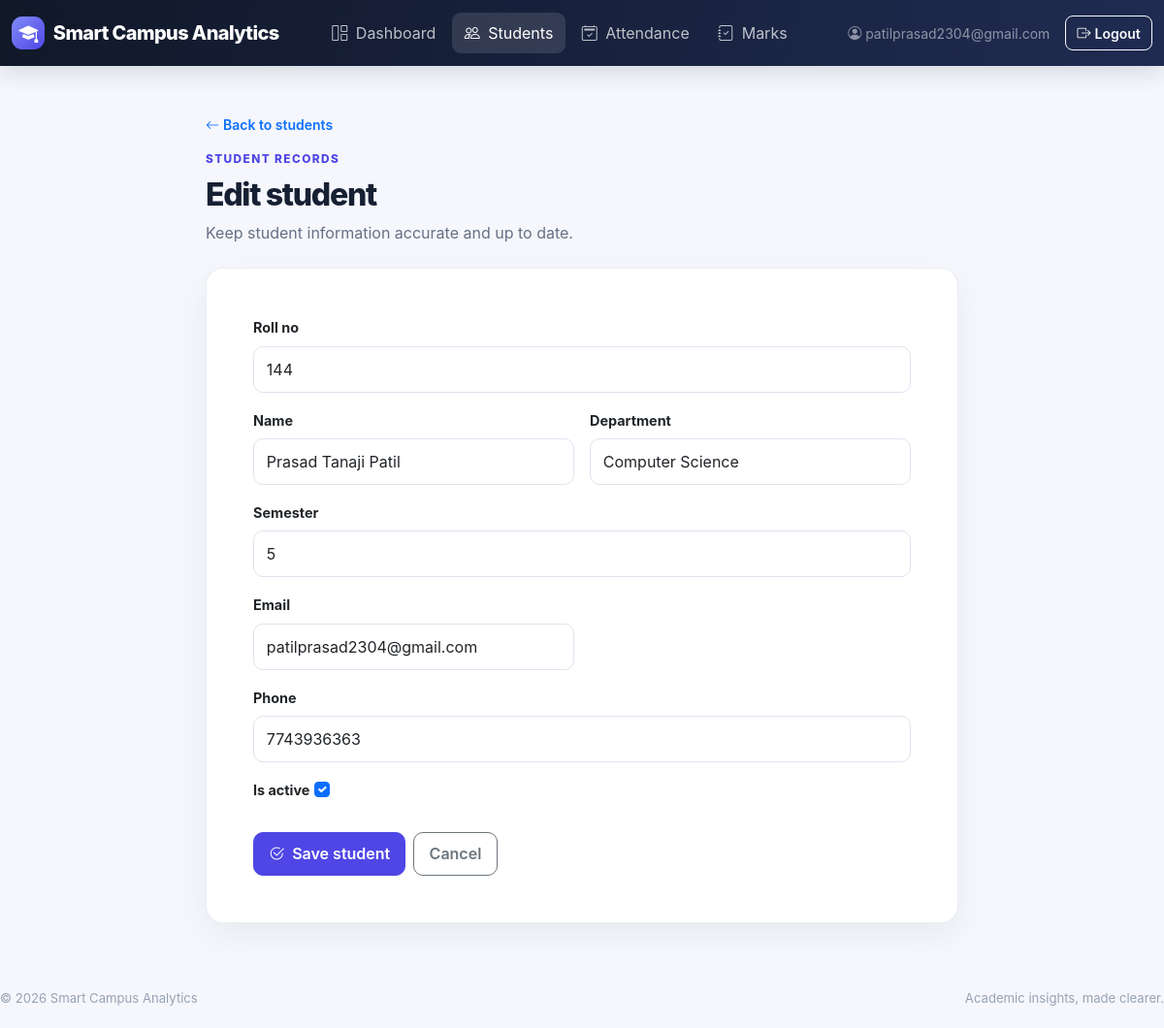
The page /students/1/edit/ (signed in) on the database its author committed.
### portal/models.py (models this page shows, shortened)
class Student(models.Model):
    roll_no = models.CharField(max_length=30, unique=True, db_index=True)
    name = models.CharField(max_length=150, db_index=True)
    department = models.CharField(max_length=100, db_index=True)
    semester = models.PositiveSmallIntegerField(validators=[MinValueValidator(1), MaxValueValidator(12)])
    email = models.EmailField(blank=True)
    phone = models.CharField(max_length=30, blank=True)
    is_active = models.BooleanField(default=True)
    created_at = models.DateTimeField(auto_now_add=True)
    updated_at = models.DateTimeField(auto_now=True)
    class Meta:
        ordering = ["name"]
        indexes = [
            models.Index(fields=["department", "semester"]),
            models.Index(fields=["is_active", "name"]),
        ]

### portal/views.py (the view)
# urls.py: path("students/<int:pk>/edit/", views.student_edit, name="student_edit"),
@require_http_methods(["GET", "POST"])
def student_edit(request, pk):
    _ensure_user(request)
    if not can_manage_students(request.user):
        raise PermissionDenied("Only administrators can edit student profiles.")
    student = get_object_or_404(Student, pk=pk)
    form = StudentForm(request.POST or None, instance=student)
    if request.method == "POST" and form.is_valid():
        form.save()
        messages.success(request, "Student details updated.")
        return redirect("students")
    return render(request, "student_form.html", {"form": form, "heading": "Edit student", "student": student})

### portal/forms.py
class StudentForm(StyledModelForm):
    class Meta:
        model = Student
        fields = ["roll_no", "name", "department", "semester", "email", "phone", "is_active"]
        widgets = {"is_active": forms.CheckboxInput()}

### portal/permissions.py (called while the page is built)
def can_manage_students(user):
    return (
        user.is_authenticated
        and (
            user.is_superuser
            or user.groups.filter(
                name__in=["Admin", "Teacher"]
            ).exists()
        )
    )

### portal/views.py (called while the page is built)
def _ensure_user(request):
    if not request.user.is_authenticated:
        raise PermissionDenied("Please sign in to continue.")

### templates/student_form.html (shortened to what this page needs)
{% extends "base.html" %}
{% block content %}
<div class="row justify-content-center">
  <div class="col-12 col-xl-8">
    <div class="mb-4"><a href="{% url 'students' %}" class="text-decoration-none small fw-semibold"><i class="bi bi-arrow-left me-1"></i>Back to students</a><div class="section-kicker mt-3 mb-2">Student records</div><h1 class="page-title h2 mb-2">{{ heading }}</h1><p class="page-subtitle mb-0">Keep student information accurate and up to date.</p></div>
    <div class="card"><div class="card-body p-4 p-lg-5">
      <form method="post" novalidate>{% csrf_token %}
        <div class="row g-3">
        {% for field in form %}
          <div class="col-12 {% if field.name == 'name' or field.name == 'email' or field.name == 'department' %}col-md-6{% endif %}">
            <label class="form-label" for="{{ field.id_for_label }}">{{ field.label }}</label>
            {{ field }}
          </div>
        {% endfor %}
        </div>
        <div class="d-flex flex-wrap gap-2 mt-4"><button class="btn btn-primary"><i class="bi bi-check2-circle me-2"></i>Save student</button><a class="btn btn-outline-secondary" href="{% url 'students' %}">Cancel</a></div>
      </form>
    </div></div>
  </div>
</div>
{% endblock %}

### templates/base.html (shortened to what this page needs)
<!DOCTYPE html>
<html lang="en">
<head>
  <link href="https://cdn.jsdelivr.net/npm/bootstrap@5.3.3/dist/css/bootstrap.min.css" rel="stylesheet">
  <link href="https://cdn.jsdelivr.net/npm/bootstrap-icons@1.11.3/font/bootstrap-icons.min.css" rel="stylesheet">
</head>
<body>
<nav class="navbar navbar-expand-lg navbar-dark sticky-top">
  <div class="container-fluid page-wrap py-1">
    <a class="navbar-brand d-flex align-items-center" href="{% url 'dashboard' %}">
      <span class="brand-mark"><i class="bi bi-mortarboard-fill"></i></span>
      <span>Smart Campus<span class="d-none d-sm-inline"> Analytics</span></span>
    </a>
    {% if user.is_authenticated %}
    <div class="collapse navbar-collapse" id="mainNav">
      <div class="navbar-nav me-auto ms-lg-4 mt-3 mt-lg-0">
        <a class="nav-link {% if request.resolver_match.url_name == 'dashboard' %}active{% endif %}" href="{% url 'dashboard' %}"><i class="bi bi-grid-1x2 me-1"></i> Dashboard</a>
        <a class="nav-link {% if request.resolver_match.url_name == 'students' or request.resolver_match.url_name == 'student_add' or request.resolver_match.url_name == 'student_edit' or request.resolver_match.url_name == 'student_delete' %}active{% endif %}" href="{% url 'students' %}"><i class="bi bi-people me-1"></i> Students</a>
        <a class="nav-link {% if request.resolver_match.url_name == 'attendance' %}active{% endif %}" href="{% url 'attendance' %}"><i class="bi bi-calendar2-check me-1"></i> Attendance</a>
        <a class="nav-link {% if request.resolver_match.url_name == 'marks' %}active{% endif %}" href="{% url 'marks' %}"><i class="bi bi-journal-check me-1"></i> Marks</a>
      </div>
      <div class="d-flex align-items-center gap-3 mt-3 mt-lg-0 pb-3 pb-lg-0">
        <span class="text-white-50 small"><i class="bi bi-person-circle me-1"></i>{{ user.username }}</span>
        <form method="post" action="{% url 'logout' %}" class="m-0">
          <button class="btn btn-sm btn-outline-light"><i class="bi bi-box-arrow-right me-1"></i>Logout</button>
        </form>
      </div>
    </div>
    {% endif %}
  </div>
</nav>
<main class="container-fluid page-wrap page-content py-4 py-lg-5">
  {% block content %}{% endblock %}
</main>
<footer class="container-fluid page-wrap footer d-flex flex-wrap justify-content-between gap-2">
  <span>© {% now "Y" %} Smart Campus Analytics</span>
  <span>Academic insights, made clearer.</span>
</footer>
</body>
</html>

### templates/base.html (style rules this page uses)
:root { --sc-ink: #172033; --sc-muted: #667085; --sc-primary: #4f46e5; --sc-primary-dark: #3730a3; --sc-bg: #f5f7fc; --sc-border: #e8ebf3; --sc-card-shadow: 0 12px 34px rgba(16, 24, 40, .055); }
body { background: var(--sc-bg); color: var(--sc-ink); font-family: Inter, ui-sans-serif, system-ui, -apple-system, "Segoe UI", sans-serif; }
.navbar { background: linear-gradient(110deg, #101828, #202b52); box-shadow: 0 6px 24px rgba(16,24,40,.14); }
.navbar-brand { font-weight: 800; letter-spacing: -.03em; }
.brand-mark { display:inline-grid; place-items:center; width:34px; height:34px; margin-right:.55rem; border-radius:11px; background:linear-gradient(135deg,#818cf8,#4f46e5); color:white; }
.navbar .nav-link { color:rgba(255,255,255,.72); border-radius:9px; margin:0 .12rem; padding:.55rem .8rem!important; }
.navbar .nav-link:hover, .navbar .nav-link.active { background:rgba(255,255,255,.12); color:#fff; }
.page-wrap { max-width:1500px; }
.page-content { min-height:calc(100vh - 150px); }
.card { border:1px solid rgba(232,235,243,.9); border-radius:18px; box-shadow:var(--sc-card-shadow); }
.card-body { padding:1.35rem; }
.page-title { font-weight:800; letter-spacing:-.04em; }
.page-subtitle { color:var(--sc-muted); }
.btn { border-radius:10px; font-weight:600; padding:.62rem .95rem; }
.btn-sm { border-radius:8px; padding:.4rem .7rem; }
.btn-primary { background:var(--sc-primary); border-color:var(--sc-primary); }
.form-control, .form-select { border-color:#dfe3ee; border-radius:10px; padding:.68rem .8rem; }
.form-label { font-weight:650; font-size:.9rem; }
.section-kicker { color:var(--sc-primary); font-size:.74rem; font-weight:800; letter-spacing:.12em; text-transform:uppercase; }
.footer { color:#98a2b3; font-size:.82rem; padding:1.25rem 0; }

### rows shown on the page
Student: form "144" "Prasad Tanaji Patil" "Computer Science" "5" "patilprasad2304@gmail.com" "7743936363" "☑"

### other values the page prints
{{ user.username }} "patilprasad2304@gmail.com"
{{ heading }} "Edit student"
{{ field.label }} "Roll no" "Name" "Department" "Semester" "Email" "Phone" "Is active"
